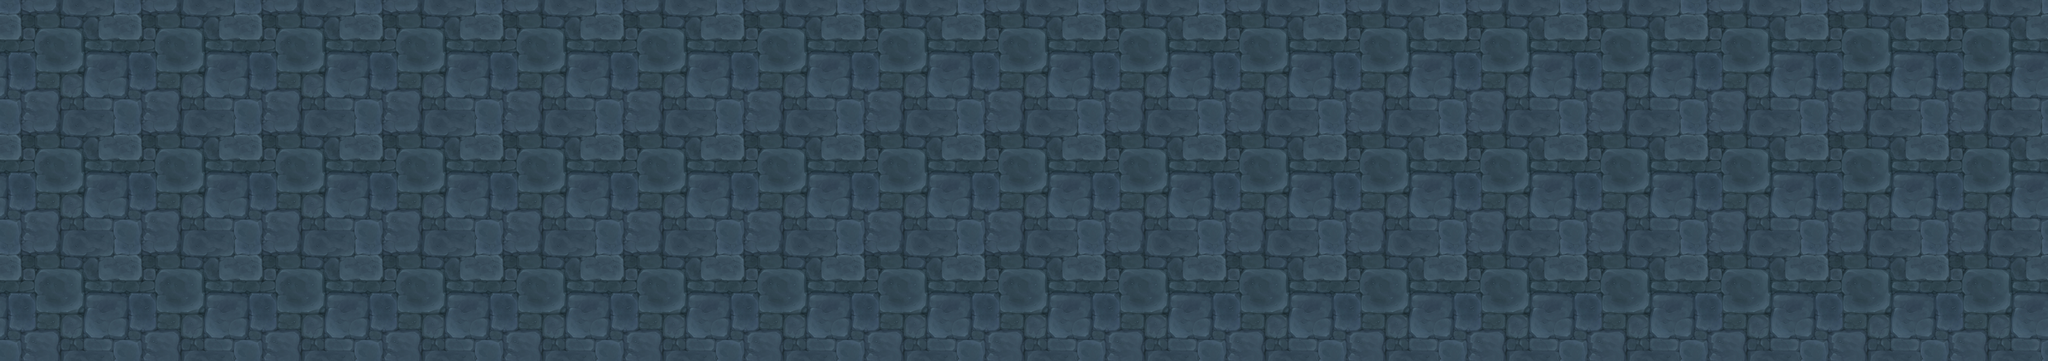

A level layout from a 2D game, rendered from its tile map. Below: a short description, then the map file with tile-grid data replaced by summaries:
An orthogonal 17x3 tile map with 512x512 px tiles, 1 tile layer (Tile Layer 1).

<map version="1.0" orientation="orthogonal" width="17" height="3" tilewidth="512" tileheight="512">
 <tileset firstgid="1" name="tile-ipadhd" tilewidth="512" tileheight="512">
  <image source="tile-ipadhd.png" width="512" height="512" />
 </tileset>
 <layer name="Tile Layer 1" width="17" height="3">
  <data>[51 cells, 51 non-empty, 1 distinct tile ids]</data>
 </layer>
</map>
